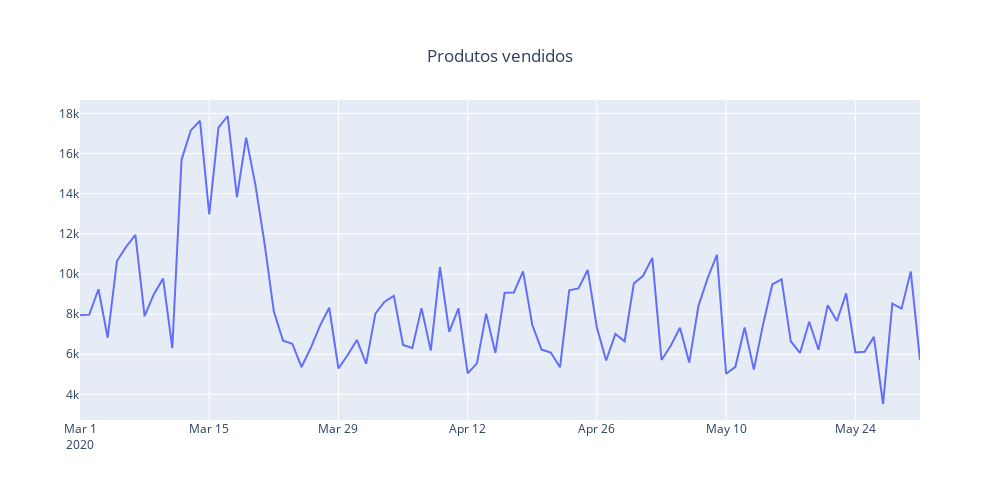

Source (notebook cell):
### Code cell
iplot(dtview.plot_scatter(df_274_sale,title='Produtos vendidos'))
